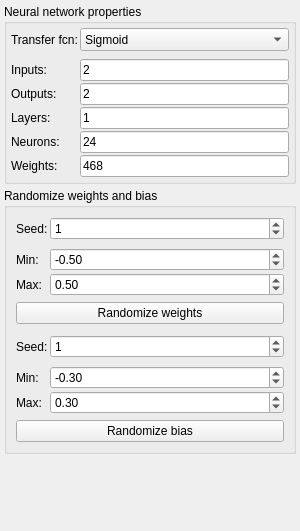
<?xml version="1.0" encoding="UTF-8"?>
<ui version="4.0">
 <class>NetParamWidget</class>
 <widget class="QWidget" name="NetParamWidget">
  <property name="geometry">
   <rect>
    <x>0</x>
    <y>0</y>
    <width>300</width>
    <height>531</height>
   </rect>
  </property>
  <property name="windowTitle">
   <string>Form</string>
  </property>
  <layout class="QVBoxLayout" name="verticalLayout">
   <property name="spacing">
    <number>4</number>
   </property>
   <property name="margin">
    <number>4</number>
   </property>
   <item>
    <widget class="QGroupBox" name="groupBox_2">
     <property name="title">
      <string>Neural network properties</string>
     </property>
     <layout class="QVBoxLayout" name="verticalLayout_3">
      <property name="margin">
       <number>4</number>
      </property>
      <item>
       <layout class="QFormLayout" name="formLayout">
        <property name="fieldGrowthPolicy">
         <enum>QFormLayout::ExpandingFieldsGrow</enum>
        </property>
        <property name="horizontalSpacing">
         <number>2</number>
        </property>
        <property name="verticalSpacing">
         <number>2</number>
        </property>
        <item row="0" column="0">
         <widget class="QLabel" name="label">
          <property name="text">
           <string>Transfer fcn:</string>
          </property>
         </widget>
        </item>
        <item row="0" column="1">
         <widget class="QComboBox" name="comboBox">
          <property name="sizePolicy">
           <sizepolicy hsizetype="Expanding" vsizetype="Fixed">
            <horstretch>0</horstretch>
            <verstretch>0</verstretch>
           </sizepolicy>
          </property>
          <property name="minimumSize">
           <size>
            <width>0</width>
            <height>23</height>
           </size>
          </property>
          <item>
           <property name="text">
            <string>Sigmoid</string>
           </property>
          </item>
          <item>
           <property name="text">
            <string>Hyperbollic tangens</string>
           </property>
          </item>
         </widget>
        </item>
        <item row="2" column="0">
         <widget class="QLabel" name="label_10">
          <property name="text">
           <string>Inputs:</string>
          </property>
         </widget>
        </item>
        <item row="2" column="1">
         <widget class="QLineEdit" name="inputsEdit">
          <property name="minimumSize">
           <size>
            <width>0</width>
            <height>22</height>
           </size>
          </property>
          <property name="text">
           <string>2</string>
          </property>
          <property name="readOnly">
           <bool>true</bool>
          </property>
         </widget>
        </item>
        <item row="3" column="0">
         <widget class="QLabel" name="label_11">
          <property name="text">
           <string>Outputs:</string>
          </property>
         </widget>
        </item>
        <item row="3" column="1">
         <widget class="QLineEdit" name="outputsEdit">
          <property name="minimumSize">
           <size>
            <width>0</width>
            <height>22</height>
           </size>
          </property>
          <property name="text">
           <string>2</string>
          </property>
          <property name="readOnly">
           <bool>true</bool>
          </property>
         </widget>
        </item>
        <item row="4" column="0">
         <widget class="QLabel" name="label_7">
          <property name="text">
           <string>Layers:</string>
          </property>
         </widget>
        </item>
        <item row="4" column="1">
         <widget class="QLineEdit" name="layersEdit">
          <property name="minimumSize">
           <size>
            <width>0</width>
            <height>22</height>
           </size>
          </property>
          <property name="text">
           <string>1</string>
          </property>
          <property name="readOnly">
           <bool>true</bool>
          </property>
         </widget>
        </item>
        <item row="5" column="0">
         <widget class="QLabel" name="label_8">
          <property name="text">
           <string>Neurons:</string>
          </property>
         </widget>
        </item>
        <item row="5" column="1">
         <widget class="QLineEdit" name="neuronsEdit">
          <property name="minimumSize">
           <size>
            <width>0</width>
            <height>22</height>
           </size>
          </property>
          <property name="text">
           <string>24</string>
          </property>
          <property name="readOnly">
           <bool>true</bool>
          </property>
         </widget>
        </item>
        <item row="6" column="0">
         <widget class="QLabel" name="label_9">
          <property name="text">
           <string>Weights:</string>
          </property>
         </widget>
        </item>
        <item row="6" column="1">
         <widget class="QLineEdit" name="weightsEdit">
          <property name="minimumSize">
           <size>
            <width>0</width>
            <height>22</height>
           </size>
          </property>
          <property name="text">
           <string>468</string>
          </property>
          <property name="readOnly">
           <bool>true</bool>
          </property>
         </widget>
        </item>
        <item row="1" column="1">
         <spacer name="verticalSpacer_4">
          <property name="orientation">
           <enum>Qt::Vertical</enum>
          </property>
          <property name="sizeType">
           <enum>QSizePolicy::Fixed</enum>
          </property>
          <property name="sizeHint" stdset="0">
           <size>
            <width>20</width>
            <height>4</height>
           </size>
          </property>
         </spacer>
        </item>
       </layout>
      </item>
     </layout>
    </widget>
   </item>
   <item>
    <widget class="QGroupBox" name="groupBox">
     <property name="title">
      <string>Randomize weights and bias</string>
     </property>
     <layout class="QVBoxLayout" name="verticalLayout_2">
      <item>
       <layout class="QFormLayout" name="formLayout_2">
        <property name="sizeConstraint">
         <enum>QLayout::SetDefaultConstraint</enum>
        </property>
        <property name="fieldGrowthPolicy">
         <enum>QFormLayout::ExpandingFieldsGrow</enum>
        </property>
        <property name="horizontalSpacing">
         <number>2</number>
        </property>
        <property name="verticalSpacing">
         <number>2</number>
        </property>
        <item row="0" column="0">
         <widget class="QLabel" name="label_2">
          <property name="text">
           <string>Seed:</string>
          </property>
         </widget>
        </item>
        <item row="0" column="1">
         <widget class="QSpinBox" name="weightSeedBox">
          <property name="sizePolicy">
           <sizepolicy hsizetype="Expanding" vsizetype="Fixed">
            <horstretch>0</horstretch>
            <verstretch>0</verstretch>
           </sizepolicy>
          </property>
          <property name="minimumSize">
           <size>
            <width>0</width>
            <height>22</height>
           </size>
          </property>
          <property name="minimum">
           <number>-100000000</number>
          </property>
          <property name="maximum">
           <number>100000000</number>
          </property>
          <property name="value">
           <number>1</number>
          </property>
         </widget>
        </item>
        <item row="1" column="1">
         <spacer name="verticalSpacer_2">
          <property name="orientation">
           <enum>Qt::Vertical</enum>
          </property>
          <property name="sizeType">
           <enum>QSizePolicy::Fixed</enum>
          </property>
          <property name="sizeHint" stdset="0">
           <size>
            <width>20</width>
            <height>4</height>
           </size>
          </property>
         </spacer>
        </item>
        <item row="2" column="0">
         <widget class="QLabel" name="label_3">
          <property name="text">
           <string>Min:</string>
          </property>
         </widget>
        </item>
        <item row="2" column="1">
         <widget class="QDoubleSpinBox" name="weightMinBox">
          <property name="sizePolicy">
           <sizepolicy hsizetype="Expanding" vsizetype="Fixed">
            <horstretch>0</horstretch>
            <verstretch>0</verstretch>
           </sizepolicy>
          </property>
          <property name="minimumSize">
           <size>
            <width>0</width>
            <height>22</height>
           </size>
          </property>
          <property name="minimum">
           <double>-99.000000000000000</double>
          </property>
          <property name="singleStep">
           <double>0.100000000000000</double>
          </property>
          <property name="value">
           <double>-0.500000000000000</double>
          </property>
         </widget>
        </item>
        <item row="3" column="0">
         <widget class="QLabel" name="label_4">
          <property name="text">
           <string>Max:</string>
          </property>
         </widget>
        </item>
        <item row="3" column="1">
         <widget class="QDoubleSpinBox" name="weightMaxBox">
          <property name="sizePolicy">
           <sizepolicy hsizetype="Expanding" vsizetype="Fixed">
            <horstretch>0</horstretch>
            <verstretch>0</verstretch>
           </sizepolicy>
          </property>
          <property name="minimumSize">
           <size>
            <width>0</width>
            <height>22</height>
           </size>
          </property>
          <property name="minimum">
           <double>-99.000000000000000</double>
          </property>
          <property name="maximum">
           <double>99.000000000000000</double>
          </property>
          <property name="singleStep">
           <double>0.050000000000000</double>
          </property>
          <property name="value">
           <double>0.500000000000000</double>
          </property>
         </widget>
        </item>
       </layout>
      </item>
      <item>
       <widget class="QPushButton" name="randWeightButton">
        <property name="sizePolicy">
         <sizepolicy hsizetype="Expanding" vsizetype="Fixed">
          <horstretch>0</horstretch>
          <verstretch>0</verstretch>
         </sizepolicy>
        </property>
        <property name="minimumSize">
         <size>
          <width>0</width>
          <height>22</height>
         </size>
        </property>
        <property name="maximumSize">
         <size>
          <width>16777215</width>
          <height>22</height>
         </size>
        </property>
        <property name="text">
         <string>Randomize weights</string>
        </property>
       </widget>
      </item>
      <item>
       <spacer name="verticalSpacer_5">
        <property name="orientation">
         <enum>Qt::Vertical</enum>
        </property>
        <property name="sizeHint" stdset="0">
         <size>
          <width>20</width>
          <height>5</height>
         </size>
        </property>
       </spacer>
      </item>
      <item>
       <layout class="QFormLayout" name="formLayout_3">
        <property name="sizeConstraint">
         <enum>QLayout::SetDefaultConstraint</enum>
        </property>
        <property name="fieldGrowthPolicy">
         <enum>QFormLayout::ExpandingFieldsGrow</enum>
        </property>
        <property name="horizontalSpacing">
         <number>2</number>
        </property>
        <property name="verticalSpacing">
         <number>2</number>
        </property>
        <item row="0" column="0">
         <widget class="QLabel" name="label_5">
          <property name="text">
           <string>Seed:</string>
          </property>
         </widget>
        </item>
        <item row="0" column="1">
         <widget class="QSpinBox" name="biasSeedBox">
          <property name="sizePolicy">
           <sizepolicy hsizetype="Expanding" vsizetype="Fixed">
            <horstretch>0</horstretch>
            <verstretch>0</verstretch>
           </sizepolicy>
          </property>
          <property name="minimumSize">
           <size>
            <width>0</width>
            <height>22</height>
           </size>
          </property>
          <property name="minimum">
           <number>-100000000</number>
          </property>
          <property name="maximum">
           <number>100000000</number>
          </property>
          <property name="value">
           <number>1</number>
          </property>
         </widget>
        </item>
        <item row="1" column="1">
         <spacer name="verticalSpacer_3">
          <property name="orientation">
           <enum>Qt::Vertical</enum>
          </property>
          <property name="sizeType">
           <enum>QSizePolicy::Fixed</enum>
          </property>
          <property name="sizeHint" stdset="0">
           <size>
            <width>20</width>
            <height>4</height>
           </size>
          </property>
         </spacer>
        </item>
        <item row="2" column="0">
         <widget class="QLabel" name="label_6">
          <property name="text">
           <string>Min:</string>
          </property>
         </widget>
        </item>
        <item row="2" column="1">
         <widget class="QDoubleSpinBox" name="biasMinBox">
          <property name="sizePolicy">
           <sizepolicy hsizetype="Expanding" vsizetype="Fixed">
            <horstretch>0</horstretch>
            <verstretch>0</verstretch>
           </sizepolicy>
          </property>
          <property name="minimumSize">
           <size>
            <width>0</width>
            <height>22</height>
           </size>
          </property>
          <property name="minimum">
           <double>-99.000000000000000</double>
          </property>
          <property name="maximum">
           <double>99.000000000000000</double>
          </property>
          <property name="singleStep">
           <double>0.100000000000000</double>
          </property>
          <property name="value">
           <double>-0.300000000000000</double>
          </property>
         </widget>
        </item>
        <item row="3" column="0">
         <widget class="QLabel" name="label_12">
          <property name="text">
           <string>Max:</string>
          </property>
         </widget>
        </item>
        <item row="3" column="1">
         <widget class="QDoubleSpinBox" name="biasMaxBox">
          <property name="sizePolicy">
           <sizepolicy hsizetype="Expanding" vsizetype="Fixed">
            <horstretch>0</horstretch>
            <verstretch>0</verstretch>
           </sizepolicy>
          </property>
          <property name="minimumSize">
           <size>
            <width>0</width>
            <height>22</height>
           </size>
          </property>
          <property name="minimum">
           <double>-99.000000000000000</double>
          </property>
          <property name="maximum">
           <double>99.000000000000000</double>
          </property>
          <property name="singleStep">
           <double>0.100000000000000</double>
          </property>
          <property name="value">
           <double>0.300000000000000</double>
          </property>
         </widget>
        </item>
       </layout>
      </item>
      <item>
       <widget class="QPushButton" name="randBiasButton">
        <property name="sizePolicy">
         <sizepolicy hsizetype="Expanding" vsizetype="Fixed">
          <horstretch>0</horstretch>
          <verstretch>0</verstretch>
         </sizepolicy>
        </property>
        <property name="minimumSize">
         <size>
          <width>0</width>
          <height>22</height>
         </size>
        </property>
        <property name="maximumSize">
         <size>
          <width>16777215</width>
          <height>22</height>
         </size>
        </property>
        <property name="text">
         <string>Randomize bias</string>
        </property>
       </widget>
      </item>
     </layout>
    </widget>
   </item>
   <item>
    <spacer name="verticalSpacer">
     <property name="orientation">
      <enum>Qt::Vertical</enum>
     </property>
     <property name="sizeHint" stdset="0">
      <size>
       <width>20</width>
       <height>40</height>
      </size>
     </property>
    </spacer>
   </item>
  </layout>
 </widget>
 <resources/>
 <connections/>
</ui>
